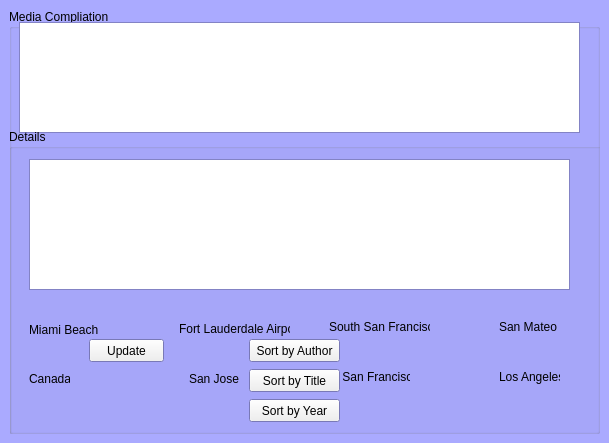
<?xml version="1.0" encoding="UTF-8"?>
<ui version="4.0">
 <class>BookWindow</class>
 <widget class="QMainWindow" name="BookWindow">
  <property name="geometry">
   <rect>
    <x>0</x>
    <y>0</y>
    <width>609</width>
    <height>443</height>
   </rect>
  </property>
  <property name="palette">
   <palette>
    <active>
     <colorrole role="Base">
      <brush brushstyle="SolidPattern">
       <color alpha="255">
        <red>255</red>
        <green>255</green>
        <blue>255</blue>
       </color>
      </brush>
     </colorrole>
     <colorrole role="Window">
      <brush brushstyle="SolidPattern">
       <color alpha="255">
        <red>170</red>
        <green>170</green>
        <blue>255</blue>
       </color>
      </brush>
     </colorrole>
    </active>
    <inactive>
     <colorrole role="Base">
      <brush brushstyle="SolidPattern">
       <color alpha="255">
        <red>255</red>
        <green>255</green>
        <blue>255</blue>
       </color>
      </brush>
     </colorrole>
     <colorrole role="Window">
      <brush brushstyle="SolidPattern">
       <color alpha="255">
        <red>170</red>
        <green>170</green>
        <blue>255</blue>
       </color>
      </brush>
     </colorrole>
    </inactive>
    <disabled>
     <colorrole role="Base">
      <brush brushstyle="SolidPattern">
       <color alpha="255">
        <red>170</red>
        <green>170</green>
        <blue>255</blue>
       </color>
      </brush>
     </colorrole>
     <colorrole role="Window">
      <brush brushstyle="SolidPattern">
       <color alpha="255">
        <red>170</red>
        <green>170</green>
        <blue>255</blue>
       </color>
      </brush>
     </colorrole>
    </disabled>
   </palette>
  </property>
  <property name="windowTitle">
   <string>Media Compilation - Books, articles, documents and websites</string>
  </property>
  <property name="autoFillBackground">
   <bool>false</bool>
  </property>
  <widget class="QWidget" name="centralWidget">
   <layout class="QVBoxLayout">
    <property name="spacing">
     <number>6</number>
    </property>
    <property name="margin">
     <number>9</number>
    </property>
    <item>
     <widget class="QGroupBox" name="groupBox">
      <property name="title">
       <string>Media Compliation</string>
      </property>
      <widget class="QTableView" name="bookTable">
       <property name="geometry">
        <rect>
         <x>10</x>
         <y>13</y>
         <width>561</width>
         <height>111</height>
        </rect>
       </property>
       <property name="autoFillBackground">
        <bool>true</bool>
       </property>
       <property name="autoScrollMargin">
        <number>30</number>
       </property>
       <property name="selectionBehavior">
        <enum>QAbstractItemView::SelectRows</enum>
       </property>
       <attribute name="verticalHeaderMinimumSectionSize">
        <number>30</number>
       </attribute>
      </widget>
      <widget class="QGroupBox" name="groupBox_2">
       <property name="geometry">
        <rect>
         <x>0</x>
         <y>120</y>
         <width>621</width>
         <height>321</height>
        </rect>
       </property>
       <property name="title">
        <string>Details</string>
       </property>
       <widget class="QTextEdit" name="editTextEdit">
        <property name="geometry">
         <rect>
          <x>20</x>
          <y>30</y>
          <width>541</width>
          <height>131</height>
         </rect>
        </property>
       </widget>
       <widget class="QLabel" name="miami_beach">
        <property name="geometry">
         <rect>
          <x>20</x>
          <y>200</y>
          <width>50</width>
          <height>50</height>
         </rect>
        </property>
        <property name="minimumSize">
         <size>
          <width>50</width>
          <height>50</height>
         </size>
        </property>
        <property name="maximumSize">
         <size>
          <width>100</width>
          <height>100</height>
         </size>
        </property>
        <property name="text">
         <string/>
        </property>
        <property name="pixmap">
         <pixmap resource="books.qrc">:/images/miamibeach.png</pixmap>
        </property>
       </widget>
       <widget class="QLabel" name="lb_fort_lauderdale">
        <property name="geometry">
         <rect>
          <x>180</x>
          <y>200</y>
          <width>50</width>
          <height>50</height>
         </rect>
        </property>
        <property name="minimumSize">
         <size>
          <width>50</width>
          <height>50</height>
         </size>
        </property>
        <property name="maximumSize">
         <size>
          <width>100</width>
          <height>100</height>
         </size>
        </property>
        <property name="text">
         <string/>
        </property>
        <property name="pixmap">
         <pixmap resource="books.qrc">:/images/fort_lauderdale_airport.png</pixmap>
        </property>
       </widget>
       <widget class="QLabel" name="label_2">
        <property name="geometry">
         <rect>
          <x>340</x>
          <y>200</y>
          <width>50</width>
          <height>50</height>
         </rect>
        </property>
        <property name="minimumSize">
         <size>
          <width>50</width>
          <height>50</height>
         </size>
        </property>
        <property name="maximumSize">
         <size>
          <width>100</width>
          <height>100</height>
         </size>
        </property>
        <property name="text">
         <string/>
        </property>
        <property name="pixmap">
         <pixmap resource="books.qrc">:/images/south_san_francisco.png</pixmap>
        </property>
       </widget>
       <widget class="QLabel" name="label_6">
        <property name="geometry">
         <rect>
          <x>500</x>
          <y>200</y>
          <width>50</width>
          <height>50</height>
         </rect>
        </property>
        <property name="minimumSize">
         <size>
          <width>50</width>
          <height>50</height>
         </size>
        </property>
        <property name="maximumSize">
         <size>
          <width>100</width>
          <height>100</height>
         </size>
        </property>
        <property name="text">
         <string/>
        </property>
        <property name="pixmap">
         <pixmap resource="books.qrc">:/images/san_mateo.png</pixmap>
        </property>
       </widget>
       <widget class="QLabel" name="label_7">
        <property name="geometry">
         <rect>
          <x>20</x>
          <y>190</y>
          <width>71</width>
          <height>21</height>
         </rect>
        </property>
        <property name="text">
         <string>Miami Beach</string>
        </property>
       </widget>
       <widget class="QLabel" name="label_8">
        <property name="geometry">
         <rect>
          <x>170</x>
          <y>190</y>
          <width>111</width>
          <height>20</height>
         </rect>
        </property>
        <property name="text">
         <string>Fort Lauderdale Airport</string>
        </property>
       </widget>
       <widget class="QLabel" name="label_9">
        <property name="geometry">
         <rect>
          <x>320</x>
          <y>190</y>
          <width>101</width>
          <height>16</height>
         </rect>
        </property>
        <property name="text">
         <string>South San Francisco</string>
        </property>
       </widget>
       <widget class="QLabel" name="label_10">
        <property name="geometry">
         <rect>
          <x>490</x>
          <y>190</y>
          <width>61</width>
          <height>16</height>
         </rect>
        </property>
        <property name="text">
         <string>San Mateo</string>
        </property>
       </widget>
       <widget class="QLabel" name="canada">
        <property name="geometry">
         <rect>
          <x>20</x>
          <y>250</y>
          <width>50</width>
          <height>50</height>
         </rect>
        </property>
        <property name="minimumSize">
         <size>
          <width>50</width>
          <height>50</height>
         </size>
        </property>
        <property name="maximumSize">
         <size>
          <width>100</width>
          <height>100</height>
         </size>
        </property>
        <property name="text">
         <string/>
        </property>
        <property name="pixmap">
         <pixmap resource="books.qrc">:/images/canada.png</pixmap>
        </property>
       </widget>
       <widget class="QLabel" name="label_11">
        <property name="geometry">
         <rect>
          <x>20</x>
          <y>240</y>
          <width>41</width>
          <height>20</height>
         </rect>
        </property>
        <property name="text">
         <string>Canada</string>
        </property>
       </widget>
       <widget class="QLabel" name="lb_san_jose">
        <property name="geometry">
         <rect>
          <x>180</x>
          <y>250</y>
          <width>50</width>
          <height>50</height>
         </rect>
        </property>
        <property name="minimumSize">
         <size>
          <width>50</width>
          <height>50</height>
         </size>
        </property>
        <property name="maximumSize">
         <size>
          <width>100</width>
          <height>100</height>
         </size>
        </property>
        <property name="text">
         <string/>
        </property>
        <property name="pixmap">
         <pixmap resource="books.qrc">:/images/san_jose.png</pixmap>
        </property>
       </widget>
       <widget class="QLabel" name="label_3">
        <property name="geometry">
         <rect>
          <x>340</x>
          <y>250</y>
          <width>50</width>
          <height>50</height>
         </rect>
        </property>
        <property name="minimumSize">
         <size>
          <width>50</width>
          <height>50</height>
         </size>
        </property>
        <property name="maximumSize">
         <size>
          <width>100</width>
          <height>100</height>
         </size>
        </property>
        <property name="text">
         <string/>
        </property>
        <property name="pixmap">
         <pixmap resource="books.qrc">:/images/san_francisco.png</pixmap>
        </property>
       </widget>
       <widget class="QLabel" name="label_12">
        <property name="geometry">
         <rect>
          <x>500</x>
          <y>250</y>
          <width>50</width>
          <height>50</height>
         </rect>
        </property>
        <property name="minimumSize">
         <size>
          <width>50</width>
          <height>50</height>
         </size>
        </property>
        <property name="maximumSize">
         <size>
          <width>100</width>
          <height>100</height>
         </size>
        </property>
        <property name="text">
         <string/>
        </property>
        <property name="pixmap">
         <pixmap resource="books.qrc">:/images/los_angeles.png</pixmap>
        </property>
       </widget>
       <widget class="QLabel" name="label_13">
        <property name="geometry">
         <rect>
          <x>180</x>
          <y>240</y>
          <width>51</width>
          <height>20</height>
         </rect>
        </property>
        <property name="text">
         <string>San Jose</string>
        </property>
       </widget>
       <widget class="QLabel" name="label_14">
        <property name="geometry">
         <rect>
          <x>330</x>
          <y>240</y>
          <width>71</width>
          <height>16</height>
         </rect>
        </property>
        <property name="text">
         <string> San Francisco</string>
        </property>
       </widget>
       <widget class="QLabel" name="label_15">
        <property name="geometry">
         <rect>
          <x>490</x>
          <y>240</y>
          <width>61</width>
          <height>16</height>
         </rect>
        </property>
        <property name="text">
         <string>Los Angeles</string>
        </property>
       </widget>
       <widget class="QPushButton" name="btnUpdate">
        <property name="geometry">
         <rect>
          <x>80</x>
          <y>210</y>
          <width>75</width>
          <height>23</height>
         </rect>
        </property>
        <property name="text">
         <string>Update</string>
        </property>
       </widget>
       <widget class="QPushButton" name="btnSortByAuthors">
        <property name="geometry">
         <rect>
          <x>240</x>
          <y>210</y>
          <width>91</width>
          <height>23</height>
         </rect>
        </property>
        <property name="text">
         <string>Sort by Author</string>
        </property>
       </widget>
       <widget class="QPushButton" name="btnSortByTitle">
        <property name="geometry">
         <rect>
          <x>240</x>
          <y>240</y>
          <width>91</width>
          <height>23</height>
         </rect>
        </property>
        <property name="text">
         <string>Sort by Title</string>
        </property>
       </widget>
       <widget class="QPushButton" name="btnSortByYear">
        <property name="geometry">
         <rect>
          <x>240</x>
          <y>270</y>
          <width>91</width>
          <height>23</height>
         </rect>
        </property>
        <property name="text">
         <string>Sort by Year</string>
        </property>
       </widget>
       <zorder>editTextEdit</zorder>
       <zorder>lb_fort_lauderdale</zorder>
       <zorder>label_2</zorder>
       <zorder>label_6</zorder>
       <zorder>label_7</zorder>
       <zorder>label_8</zorder>
       <zorder>label_9</zorder>
       <zorder>label_10</zorder>
       <zorder>miami_beach</zorder>
       <zorder>canada</zorder>
       <zorder>label_11</zorder>
       <zorder>lb_san_jose</zorder>
       <zorder>label_3</zorder>
       <zorder>label_12</zorder>
       <zorder>label_13</zorder>
       <zorder>label_14</zorder>
       <zorder>label_15</zorder>
       <zorder>btnUpdate</zorder>
       <zorder>btnSortByAuthors</zorder>
       <zorder>btnSortByTitle</zorder>
       <zorder>btnSortByYear</zorder>
      </widget>
     </widget>
    </item>
   </layout>
  </widget>
 </widget>
 <tabstops>
  <tabstop>bookTable</tabstop>
 </tabstops>
 <resources>
  <include location="books.qrc"/>
 </resources>
 <connections/>
</ui>
